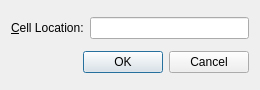
<?xml version="1.0" encoding="UTF-8"?>
<ui version="4.0">
 <class>GoToCellDialog</class>
 <widget class="QWidget" name="GoToCellDialog">
  <property name="enabled">
   <bool>true</bool>
  </property>
  <property name="geometry">
   <rect>
    <x>0</x>
    <y>0</y>
    <width>260</width>
    <height>90</height>
   </rect>
  </property>
  <property name="windowTitle">
   <string>Go to Cell</string>
  </property>
  <layout class="QVBoxLayout" name="verticalLayout">
   <item>
    <layout class="QHBoxLayout" name="horizontalLayout">
     <item>
      <widget class="QLabel" name="label">
       <property name="text">
        <string>&amp;Cell Location:</string>
       </property>
       <property name="buddy">
        <cstring>lineEdit</cstring>
       </property>
      </widget>
     </item>
     <item>
      <widget class="QLineEdit" name="lineEdit"/>
     </item>
    </layout>
   </item>
   <item>
    <widget class="QDialogButtonBox" name="buttonBox">
     <property name="standardButtons">
      <set>QDialogButtonBox::Cancel|QDialogButtonBox::Ok</set>
     </property>
    </widget>
   </item>
  </layout>
 </widget>
 <tabstops>
  <tabstop>lineEdit</tabstop>
 </tabstops>
 <resources/>
 <connections/>
</ui>
